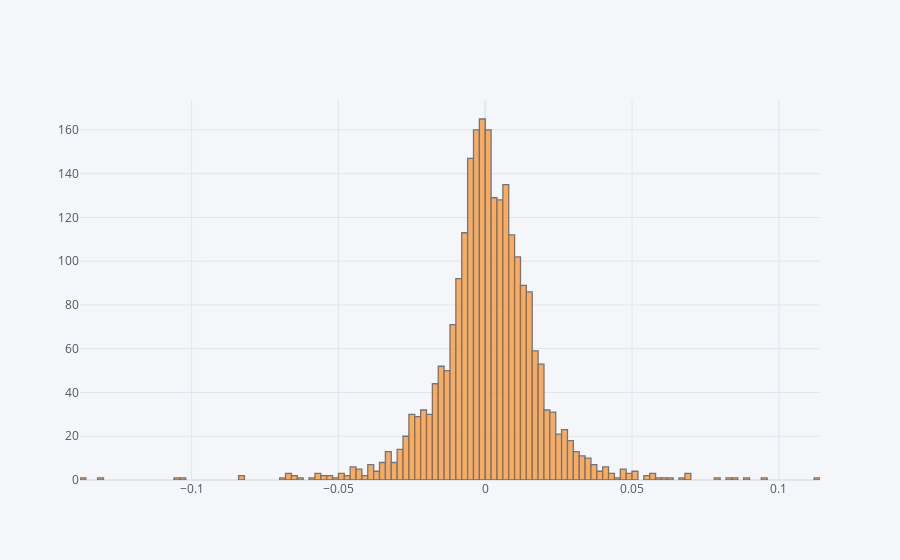

The cell this chart's notebook holds for it:
### Code cell
df["returns"].iplot(kind="histogram")

### Figure 1 — Plotly figure (JSON) as saved in the notebook; plotly's stock layout.template omitted (floating-point values rounded to 4 significant figures; data arrays with more than 128 entries replaced by an {"elided": "..."} marker saying what was removed)
{"data": [{"histfunc": "count", "histnorm": "", "marker": {"color": "rgba(255, 153, 51, 1.0)", "line": {"color": "#4D5663", "width": 1.3}}, "name": "returns", "opacity": 0.8, "orientation": "v", "type": "histogram", "x": {"elided": "2392 float values"}}], "layout": {"barmode": "overlay", "legend": {"bgcolor": "#F5F6F9", "font": {"color": "#4D5663"}}, "paper_bgcolor": "#F5F6F9", "plot_bgcolor": "#F5F6F9", "title": {"font": {"color": "#4D5663"}}, "xaxis": {"gridcolor": "#E1E5ED", "showgrid": true, "tickfont": {"color": "#4D5663"}, "title": {"font": {"color": "#4D5663"}, "text": ""}, "zerolinecolor": "#E1E5ED"}, "yaxis": {"gridcolor": "#E1E5ED", "showgrid": true, "tickfont": {"color": "#4D5663"}, "title": {"font": {"color": "#4D5663"}, "text": ""}, "zerolinecolor": "#E1E5ED"}}}
